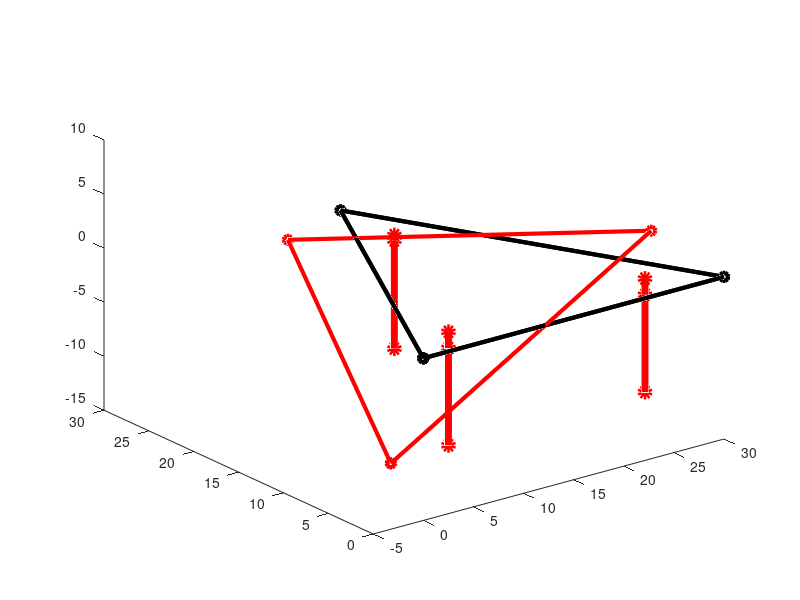

The MATLAB script that drew this image:
%stationary phase
platept_1 = [0,0,0,1]'
platept_2 = [30,0,0,1]'
platept_3 = [15,30*sin(pi/3),0,1]'
x1=platept_1(1);
y1=platept_1(2);
z1=platept_1(3);
x2=platept_2(1);
y2=platept_2(2);
z2=platept_2(3);
x3=platept_3(1);
y3=platept_3(2);
z3=platept_3(3);
hippt_1 = [6*cos(pi/6),6*sin(pi/6),0,1]'
hippt_2 = [30-6*cos(pi/6),6*sin(pi/6),0,1]'
hippt_3 = [15,30*sin(pi/3)-6,0,1]'
x4=hippt_1(1);
y4=hippt_1(2);
z4=hippt_1(3);
x5=hippt_2(1);
y5=hippt_2(2);
z5=hippt_2(3);
x6=hippt_3(1);
y6=hippt_3(2);
z6=hippt_3(3);
footpt_1 = [6*cos(pi/6),6*sin(pi/6),-10.5,1]'
footpt_2 = [30-6*cos(pi/6),6*sin(pi/6),-10.5,1]'
footpt_3 = [15,30*sin(pi/3)-6,-10.5,1]'
sprpt_1 = [6*cos(pi/6),6*sin(pi/6),-0.5,1]'
sprpt_2 = [30-6*cos(pi/6),6*sin(pi/6),-0.5,1]'
sprpt_3 = [15,30*sin(pi/3)-6,-0.5,1]'
x7=footpt_1(1);
y7=footpt_1(2);
z7=footpt_1(3);
x8=footpt_2(1);
y8=footpt_2(2);
z8=footpt_2(3);
x9=footpt_3(1);
y9=footpt_3(2);
z9=footpt_3(3);
x10=sprpt_1(1);
y10=sprpt_1(2);
z10=sprpt_1(3);
x11=sprpt_2(1);
y11=sprpt_2(2);
z11=sprpt_2(3);
x12=sprpt_3(1);
y12=sprpt_3(2);
z12=sprpt_3(3);
X=[x1,x2,x3,x1];
Y=[y1,y2,y3,y1];
Z=[z1,z2,z3,z1];
%plot3(X,Y,Z,'k-o','LineWidth',3)

%plot3([x1,x3],[y1,y3],[z1,z3],'k-o','LineWidth',3)
for i=-0.5:-0.01:-1.5
    z10=i
    z11=i
    
   
    
    plot3(X,Y,Z,'k-o','linewidth',3)
    hold on;
    plot3([x4,x10,x7],[y4,y10,y7],[z4,z10,z7],'r-o','LineWidth',5)
    hold on
    plot3([x5,x11,x8],[y5,y11,y8],[z5,z11,z8],'r-o','LineWidth',5)
    hold on
    plot3([x6,x12,x9],[y6,y12,y9],[z6,z12,z9],'r-o','LineWidth',5)
    hold off
    hold off
    hold off
    
    pause(0.05)
    
    
    
end    
hold on
plot3(X,Y,Z,'k-o','LineWidth',3)
hold on
t=pi/6
rotate=[[cos(t),0,-sin(t),0];[0,1,0,0];[sin(t),0,cos(t),0];[0,0,0,1]]
bringback=[[1,0,0,-x9];[0,1,0,-y9];[0,0,1,-z9];[0,0,0,1]]
bringback2=[[1,0,0,x9];[0,1,0,y9];[0,0,1,z9];[0,0,0,1]]

platept_1=bringback2*rotate*bringback*platept_1
platept_2=bringback2*rotate*bringback*platept_2
platept_3=bringback2*rotate*bringback*platept_3
x1=platept_1(1);
y1=platept_1(2);
z1=platept_1(3);
x2=platept_2(1);
y2=platept_2(2);
z2=platept_2(3);
x3=platept_3(1);
y3=platept_3(2);
z3=platept_3(3);
X=[x1,x2,x3,x1];
Y=[y1,y2,y3,y1];
Z=[z1,z2,z3,z1];

hippt_1=bringback2*rotate*bringback*hippt_1
hippt_2=bringback2*rotate*bringback*hippt_2		
hippt_3=bringback2*rotate*bringback*hippt_3				
plot3(X,Y,Z,'r-o','LineWidth',3)
